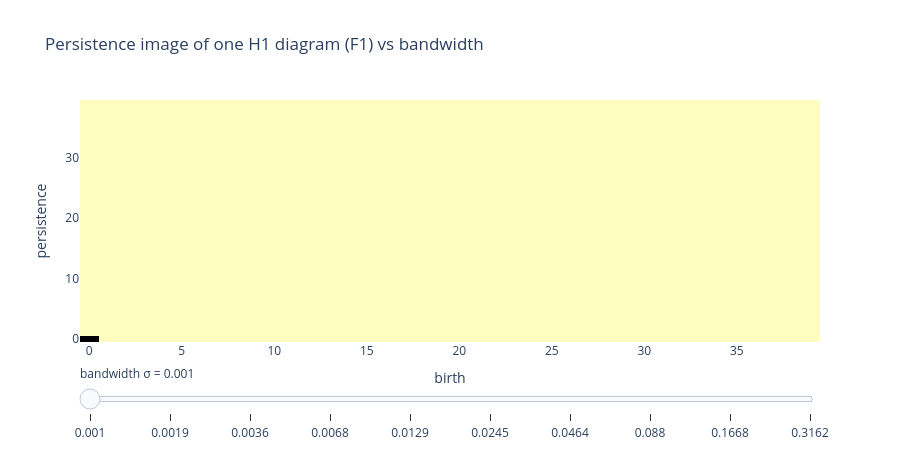

This figure's notebook cell:
### Markdown cell above
**Exploring a hyperparameter interactively** (Question 5). Slider over the bandwidth $\sigma$ of the persistence image:
too small → the image is a set of isolated spikes (unstable, sensitive to noise); too large → everything is blurred into one blob.

### Code cell
import plotly.graph_objs as go
d_sel = train_diags["F1 alpha(R^3)"][reps["A"]][1]
d_bp = gdr.BirthPersistenceTransform().fit_transform([d_sel])
rng = [d_bp[0][:, 0].min(), d_bp[0][:, 0].max(), 0, d_bp[0][:, 1].max()]
bws = np.round(np.logspace(-3, -0.5, 10), 4)
fig = go.Figure()
for i, bw in enumerate(bws):
    img = gdr.PersistenceImage(bandwidth=bw, weight=pi_weight, resolution=[40, 40], im_range=rng).fit_transform(d_bp)[0]
    fig.add_trace(go.Heatmap(z=img.reshape(40, 40).T, colorscale="magma", visible=(i == 0), showscale=False))
steps = [dict(method="update", args=[{"visible": [j == i for j in range(len(bws))]}], label=str(bw)) for i, bw in enumerate(bws)]
fig.update_layout(sliders=[dict(steps=steps, currentvalue={"prefix": "bandwidth σ = "})], height=450,
                  title="Persistence image of one H1 diagram (F1) vs bandwidth", xaxis_title="birth", yaxis_title="persistence")
fig.show()

### Figure 1 — Plotly figure (JSON) as saved in the notebook; plotly's stock layout.template omitted (floating-point values rounded to 4 significant figures; data arrays with more than 128 entries replaced by an {"elided": "..."} marker saying what was removed)
{"data": [{"colorscale": [[0.0, "#000004"], [0.1111, "#180f3d"], [0.2222, "#440f76"], [0.3333, "#721f81"], [0.4444, "#9e2f7f"], [0.5556, "#cd4071"], [0.6667, "#f1605d"], [0.7778, "#fd9668"], [0.8889, "#feca8d"], [1.0, "#fcfdbf"]], "showscale": false, "type": "heatmap", "visible": true, "z": {"elided": "40x40 float values"}}, {"colorscale": [[0.0, "#000004"], [0.1111, "#180f3d"], [0.2222, "#440f76"], [0.3333, "#721f81"], [0.4444, "#9e2f7f"], [0.5556, "#cd4071"], [0.6667, "#f1605d"], [0.7778, "#fd9668"], [0.8889, "#feca8d"], [1.0, "#fcfdbf"]], "showscale": false, "type": "heatmap", "visible": false, "z": {"elided": "40x40 float values"}}, {"colorscale": [[0.0, "#000004"], [0.1111, "#180f3d"], [0.2222, "#440f76"], [0.3333, "#721f81"], [0.4444, "#9e2f7f"], [0.5556, "#cd4071"], [0.6667, "#f1605d"], [0.7778, "#fd9668"], [0.8889, "#feca8d"], [1.0, "#fcfdbf"]], "showscale": false, "type": "heatmap", "visible": false, "z": {"elided": "40x40 float values"}}, {"colorscale": [[0.0, "#000004"], [0.1111, "#180f3d"], [0.2222, "#440f76"], [0.3333, "#721f81"], [0.4444, "#9e2f7f"], [0.5556, "#cd4071"], [0.6667, "#f1605d"], [0.7778, "#fd9668"], [0.8889, "#feca8d"], [1.0, "#fcfdbf"]], "showscale": false, "type": "heatmap", "visible": false, "z": {"elided": "40x40 float values"}}, {"colorscale": [[0.0, "#000004"], [0.1111, "#180f3d"], [0.2222, "#440f76"], [0.3333, "#721f81"], [0.4444, "#9e2f7f"], [0.5556, "#cd4071"], [0.6667, "#f1605d"], [0.7778, "#fd9668"], [0.8889, "#feca8d"], [1.0, "#fcfdbf"]], "showscale": false, "type": "heatmap", "visible": false, "z": {"elided": "40x40 float values"}}, {"colorscale": [[0.0, "#000004"], [0.1111, "#180f3d"], [0.2222, "#440f76"], [0.3333, "#721f81"], [0.4444, "#9e2f7f"], [0.5556, "#cd4071"], [0.6667, "#f1605d"], [0.7778, "#fd9668"], [0.8889, "#feca8d"], [1.0, "#fcfdbf"]], "showscale": false, "type": "heatmap", "visible": false, "z": {"elided": "40x40 float values"}}, {"colorscale": [[0.0, "#000004"], [0.1111, "#180f3d"], [0.2222, "#440f76"], [0.3333, "#721f81"], [0.4444, "#9e2f7f"], [0.5556, "#cd4071"], [0.6667, "#f1605d"], [0.7778, "#fd9668"], [0.8889, "#feca8d"], [1.0, "#fcfdbf"]], "showscale": false, "type": "heatmap", "visible": false, "z": {"elided": "40x40 float values"}}, {"colorscale": [[0.0, "#000004"], [0.1111, "#180f3d"], [0.2222, "#440f76"], [0.3333, "#721f81"], [0.4444, "#9e2f7f"], [0.5556, "#cd4071"], [0.6667, "#f1605d"], [0.7778, "#fd9668"], [0.8889, "#feca8d"], [1.0, "#fcfdbf"]], "showscale": false, "type": "heatmap", "visible": false, "z": {"elided": "40x40 float values"}}, {"colorscale": [[0.0, "#000004"], [0.1111, "#180f3d"], [0.2222, "#440f76"], [0.3333, "#721f81"], [0.4444, "#9e2f7f"], [0.5556, "#cd4071"], [0.6667, "#f1605d"], [0.7778, "#fd9668"], [0.8889, "#feca8d"], [1.0, "#fcfdbf"]], "showscale": false, "type": "heatmap", "visible": false, "z": {"elided": "40x40 float values"}}, {"colorscale": [[0.0, "#000004"], [0.1111, "#180f3d"], [0.2222, "#440f76"], [0.3333, "#721f81"], [0.4444, "#9e2f7f"], [0.5556, "#cd4071"], [0.6667, "#f1605d"], [0.7778, "#fd9668"], [0.8889, "#feca8d"], [1.0, "#fcfdbf"]], "showscale": false, "type": "heatmap", "visible": false, "z": {"elided": "40x40 float values"}}], "layout": {"height": 450, "sliders": [{"currentvalue": {"prefix": "bandwidth σ = "}, "steps": [{"args": [{"visible": [true, false, false, false, false, false, false, false, false, false]}], "label": "0.001", "method": "update"}, {"args": [{"visible": [false, true, false, false, false, false, false, false, false, false]}], "label": "0.0019", "method": "update"}, {"args": [{"visible": [false, false, true, false, false, false, false, false, false, false]}], "label": "0.0036", "method": "update"}, {"args": [{"visible": [false, false, false, true, false, false, false, false, false, false]}], "label": "0.0068", "method": "update"}, {"args": [{"visible": [false, false, false, false, true, false, false, false, false, false]}], "label": "0.0129", "method": "update"}, {"args": [{"visible": [false, false, false, false, false, true, false, false, false, false]}], "label": "0.0245", "method": "update"}, {"args": [{"visible": [false, false, false, false, false, false, true, false, false, false]}], "label": "0.0464", "method": "update"}, {"args": [{"visible": [false, false, false, false, false, false, false, true, false, false]}], "label": "0.088", "method": "update"}, {"args": [{"visible": [false, false, false, false, false, false, false, false, true, false]}], "label": "0.1668", "method": "update"}, {"args": [{"visible": [false, false, false, false, false, false, false, false, false, true]}], "label": "0.3162", "method": "update"}]}], "title": {"text": "Persistence image of one H1 diagram (F1) vs bandwidth"}, "xaxis": {"title": {"text": "birth"}}, "yaxis": {"title": {"text": "persistence"}}}}
